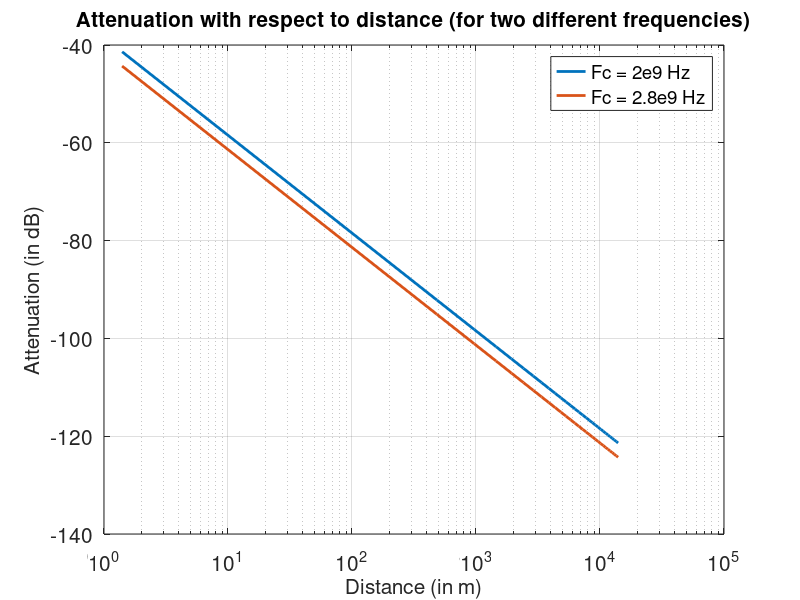

Reproduce this figure in MATLAB.
% Amplitude Attenuation in free space
carrierFreq1        = 2e9; 
carrierFreq2        = 2.8e9; 
c                  = 3e8; % speed of light in vacuum
distances = linspace(1.4, 1.4e4, 30);
ChannelAttenuation2k = 20*log10((c/carrierFreq1./(4*pi*distances)));
ChannelAttenuation2k8 = 20*log10((c/carrierFreq2./(4*pi*distances)));

figure(1)
semilogx(distances,ChannelAttenuation2k)
hold on
semilogx(distances,ChannelAttenuation2k8)
grid on
xlabel('Distance (in m)')
ylabel('Attenuation (in dB)')
title('Attenuation with respect to distance (for two different frequencies)')
line_hdl=get(gca,'children');
legend('Fc = 2e9 Hz','Fc = 2.8e9 Hz')
set(line_hdl,'linewidth',2);
set(gca,'fontsize',15);
set(get(gca,'title'),'fontsize',15);
set(get(gca,'xlabel'),'fontsize',15);
set(get(gca,'ylabel'),'fontsize',15);